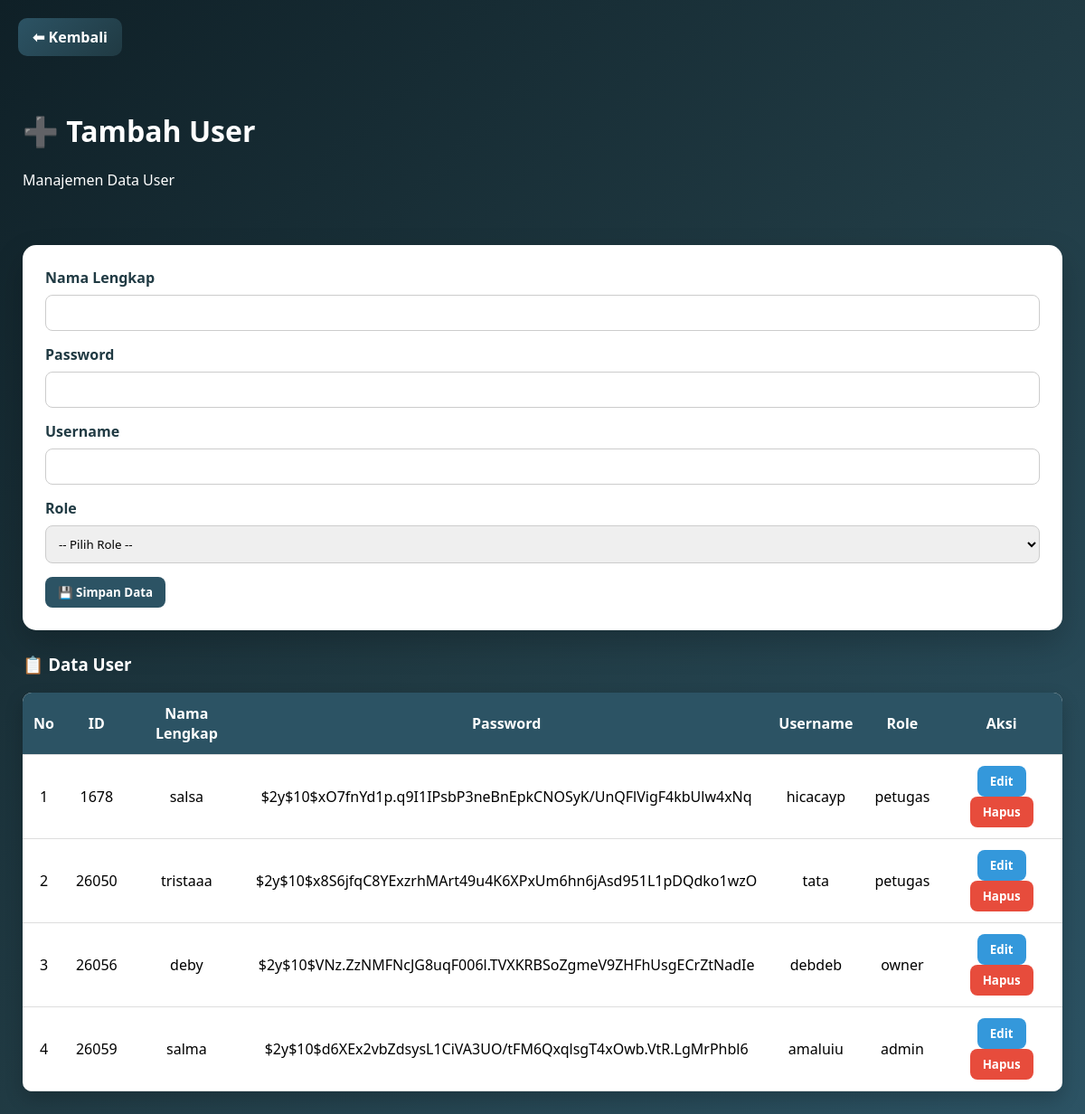
The app's page /view/admin/user.php (signed in) with its own data.
### tables this page shows
CREATE TABLE `tb_user` (
  `id_user` int(11) NOT NULL,
  `nama_lengkap` varchar(50) NOT NULL,
  `password` varchar(100) NOT NULL,
  `username` varchar(100) NOT NULL,
  `role` enum('admin','petugas','owner') NOT NULL
);

### models/koneksi.php (called while the page is built, shortened)
<?php
class koneksi{
   private  $host = "localhost",
   $username = "root",
   $pass = "",
   $db = "db_parkiran";
   function __construct()
   {
       $this->koneksi = mysqli_connect($this->host,
       $this->username, $this->pass, $this->db);
       if ($this->koneksi){
          return $this->koneksi;
       }else{
         die("koneksi kedatabase gagal".mysqli_connect_error());
       }
   }
}

### models/user.php (called while the page is built, shortened)
<?php
include_once __DIR__ . "/koneksi.php";
class user
{
    private $koneksi;
    public function __construct()
    {
        $db = new koneksi();
        $this->koneksi = $db->koneksi;
    }
    public function tampil_data_user()
    {
        $sql="SELECT * FROM tb_user";
        $q=mysqli_query($this->koneksi,$sql);
        $data=[];
        while($row=mysqli_fetch_object($q)){
            $data[]=$row;
        }
        return $data;
    }
}

### controllers/c_user.php (called while the page is built, shortened)
 <?php
include_once __DIR__ . '/../models/user.php';
$user = new user();
$users = $user->tampil_data_user();

### view/admin/user.php (the view, shortened to what this page needs)
 <?php
include_once __DIR__ . '/../../controllers/c_user.php';
?>
<!DOCTYPE html>
<html lang="id">
<head>
</head>
<body>
<a href="dasboard.php" class="btn-kembali">
    ⬅ Kembali
</a>
<div class="header">
    <h1 id="judulForm">➕ Tambah User</h1>
    <p>Manajemen Data User</p>
</div>
<div class="container">
<div class="card">
<form id="formUser" autocomplete="off">
    <label>Nama Lengkap</label>
    <input type="text" name="nama_lengkap" id="nama_lengkap" required>
    <label>Password</label>
    <input type="password" name="password" id="password" required autocomplete="new-password">
    <label>Username</label>
    <input type="text" name="username" id="username" required autocomplete="off">
    <label>Role</label>
    <select name="role" id="role" required>
        <option value="">-- Pilih Role --</option>
    </select>
    <button type="submit" class="submit">💾 Simpan Data</button>
</form>
</div>
<h3 style="color:white;">📋 Data User</h3>
<table>
<thead>
<tr>
    <th>No</th>
    <th>ID</th>
    <th>Nama Lengkap</th>
    <th>Password</th>
    <th>Username</th>
    <th>Role</th>
    <th>Aksi</th>
</tr>
</thead>
<tbody>
<?php $no=1; foreach($users as $u){ ?>
<tr>
    <td><?= $no++ ?></td>
    <td><?= $u->id_user ?></td>
    <td><?= $u->nama_lengkap ?></td>
    <td><?= $u->password ?></td>
    <td><?= $u->username ?></td>
    <td><?= $u->role ?></td>
    <td>
        <button class="edit" onclick='editUser(<?= json_encode($u) ?>)'>Edit</button>
        <button class="hapus" onclick="hapusUser('<?= $u->id_user ?>')">Hapus</button>
    </td>
</tr>
<?php } ?>
</tbody>
</table>
</div>
</body>
</html>

### view/admin/user.php (style rules this page uses)
* { box-sizing:border-box; font-family:'Segoe UI',sans-serif; }
body { margin:0; background:linear-gradient(135deg,#0f2027,#203a43,#2c5364); min-height:100vh; }
.btn-kembali { display:inline-block; margin:20px; background:linear-gradient(135deg,#2c5364,#203a43); color:#fff; padding:10px 16px; border-radius:10px; text-decoration:none; font-weight:600; }
.header { color:#fff; padding:20px 25px; }
.container { padding:25px; }
.card { background:#fff; padding:25px; border-radius:15px; box-shadow:0 15px 35px rgba(0,0,0,0.2); margin-bottom:25px; }
label { font-weight:600; color:#203a43; }
input, select { width:100%; padding:10px; margin:8px 0 15px; border-radius:8px; border:1px solid #ccc; }
button { padding:8px 14px; border:none; border-radius:8px; color:#fff; cursor:pointer; font-weight:bold; }
.submit { background:#2c5364; }
.edit { background:#3498db; }
.hapus { background:#e74c3c; }
table { width:100%; border-collapse:collapse; background:white; border-radius:10px; overflow:hidden; box-shadow:0 8px 20px rgba(0,0,0,.2); }
th, td { padding:12px; border-bottom:1px solid #ddd; text-align:center; }
th { background:#2c5364; color:#fff; }

### records on screen
tb_user: id_user "1678", nama_lengkap "salsa", password "$2y$10$xO7fnYd1p.q9I1IPsbP3neBnEpkCNOSyK/UnQFlVigF4kbUlw4xNq", username "hicacayp", role "petugas"
tb_user: id_user "26050", nama_lengkap "tristaaa", password "$2y$10$x8S6jfqC8YExzrhMArt49u4K6XPxUm6hn6jAsd951L1pDQdko1wzO", username "tata", role "petugas"
tb_user: id_user "26056", nama_lengkap "deby", password "$2y$10$VNz.ZzNMFNcJG8uqF006l.TVXKRBSoZgmeV9ZHFhUsgECrZtNadIe", username "debdeb", role "owner"
tb_user: id_user "26059", nama_lengkap "salma", password "$2y$10$d6XEx2vbZdsysL1CiVA3UO/tFM6QxqlsgT4xOwb.VtR.LgMrPhbl6", username "amaluiu", role "admin"
